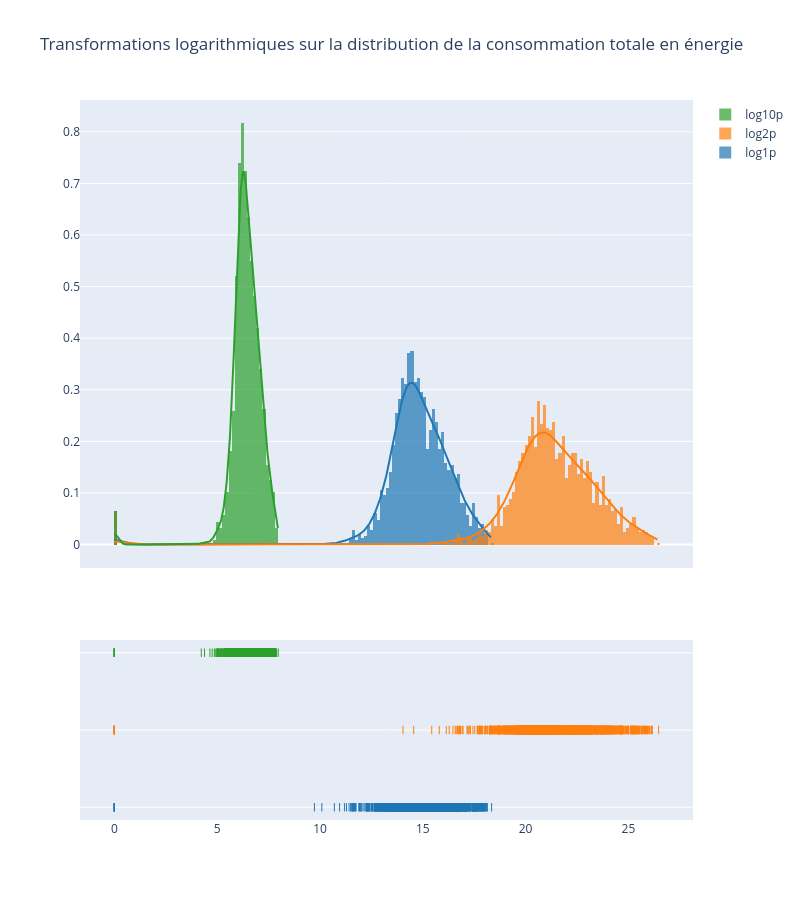

Notebook code for this chart:
### Code cell
hist_data = [SEUtest1, SEUtest2, SEUtest10]

group_labels = ['log1p', 'log2p', 'log10p']


fig = ff.create_distplot(hist_data, group_labels, bin_size=0.15)

fig.update_layout(title_text='Transformations logarithmiques sur la distribution de la consommation totale en énergie',
                  width=800,height=900)
fig.show()

### Figure 1 — Plotly figure (JSON) as saved in the notebook; plotly's stock layout.template omitted (floating-point values rounded to 4 significant figures; data arrays with more than 128 entries replaced by an {"elided": "..."} marker saying what was removed)
{"data": [{"autobinx": false, "histnorm": "probability density", "legendgroup": "log1p", "marker": {"color": "rgb(31, 119, 180)"}, "name": "log1p", "opacity": 0.7, "type": "histogram", "x": {"elided": "1650 float values"}, "xaxis": "x", "xbins": {"end": 18.35, "size": 0.15, "start": 0}, "yaxis": "y"}, {"autobinx": false, "histnorm": "probability density", "legendgroup": "log2p", "marker": {"color": "rgb(255, 127, 14)"}, "name": "log2p", "opacity": 0.7, "type": "histogram", "x": {"elided": "1650 float values"}, "xaxis": "x", "xbins": {"end": 26.47, "size": 0.15, "start": 0}, "yaxis": "y"}, {"autobinx": false, "histnorm": "probability density", "legendgroup": "log10p", "marker": {"color": "rgb(44, 160, 44)"}, "name": "log10p", "opacity": 0.7, "type": "histogram", "x": {"elided": "1650 float values"}, "xaxis": "x", "xbins": {"end": 7.968, "size": 0.15, "start": 0}, "yaxis": "y"}, {"legendgroup": "log1p", "marker": {"color": "rgb(31, 119, 180)"}, "mode": "lines", "name": "log1p", "showlegend": false, "type": "scatter", "x": {"elided": "500 float values"}, "xaxis": "x", "y": {"elided": "500 float values"}, "yaxis": "y"}, {"legendgroup": "log2p", "marker": {"color": "rgb(255, 127, 14)"}, "mode": "lines", "name": "log2p", "showlegend": false, "type": "scatter", "x": {"elided": "500 float values"}, "xaxis": "x", "y": {"elided": "500 float values"}, "yaxis": "y"}, {"legendgroup": "log10p", "marker": {"color": "rgb(44, 160, 44)"}, "mode": "lines", "name": "log10p", "showlegend": false, "type": "scatter", "x": {"elided": "500 float values"}, "xaxis": "x", "y": {"elided": "500 float values"}, "yaxis": "y"}, {"legendgroup": "log1p", "marker": {"color": "rgb(31, 119, 180)", "symbol": "line-ns-open"}, "mode": "markers", "name": "log1p", "showlegend": false, "type": "scatter", "x": {"elided": "1650 float values"}, "xaxis": "x", "y": {"elided": "1650 str values"}, "yaxis": "y2"}, {"legendgroup": "log2p", "marker": {"color": "rgb(255, 127, 14)", "symbol": "line-ns-open"}, "mode": "markers", "name": "log2p", "showlegend": false, "type": "scatter", "x": {"elided": "1650 float values"}, "xaxis": "x", "y": {"elided": "1650 str values"}, "yaxis": "y2"}, {"legendgroup": "log10p", "marker": {"color": "rgb(44, 160, 44)", "symbol": "line-ns-open"}, "mode": "markers", "name": "log10p", "showlegend": false, "type": "scatter", "x": {"elided": "1650 float values"}, "xaxis": "x", "y": {"elided": "1650 str values"}, "yaxis": "y2"}], "layout": {"barmode": "overlay", "height": 900, "hovermode": "closest", "legend": {"traceorder": "reversed"}, "title": {"text": "Transformations logarithmiques sur la distribution de la consommation totale en énergie"}, "width": 800, "xaxis": {"anchor": "y2", "domain": [0, 1], "zeroline": false}, "yaxis": {"anchor": "free", "domain": [0.35, 1], "position": 0}, "yaxis2": {"anchor": "x", "domain": [0, 0.25], "dtick": 1, "showticklabels": false}}}
